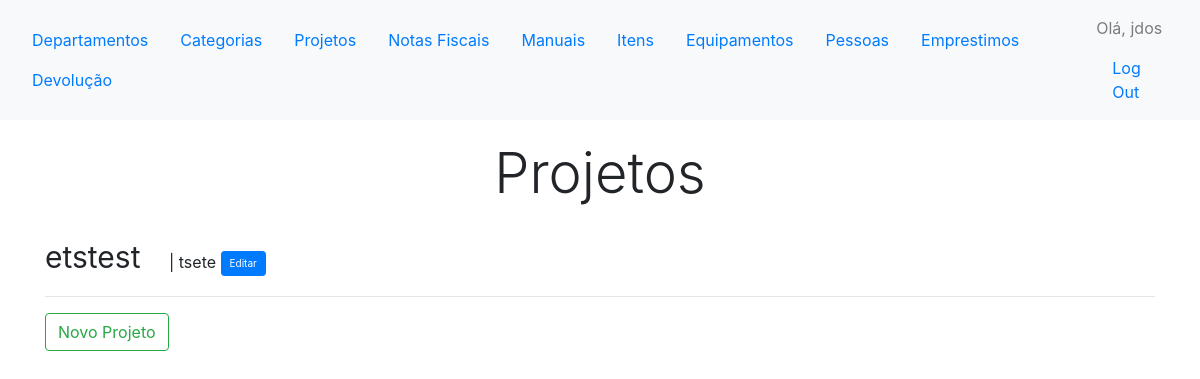
Before: /projetos/ (signed in) with the older database file.
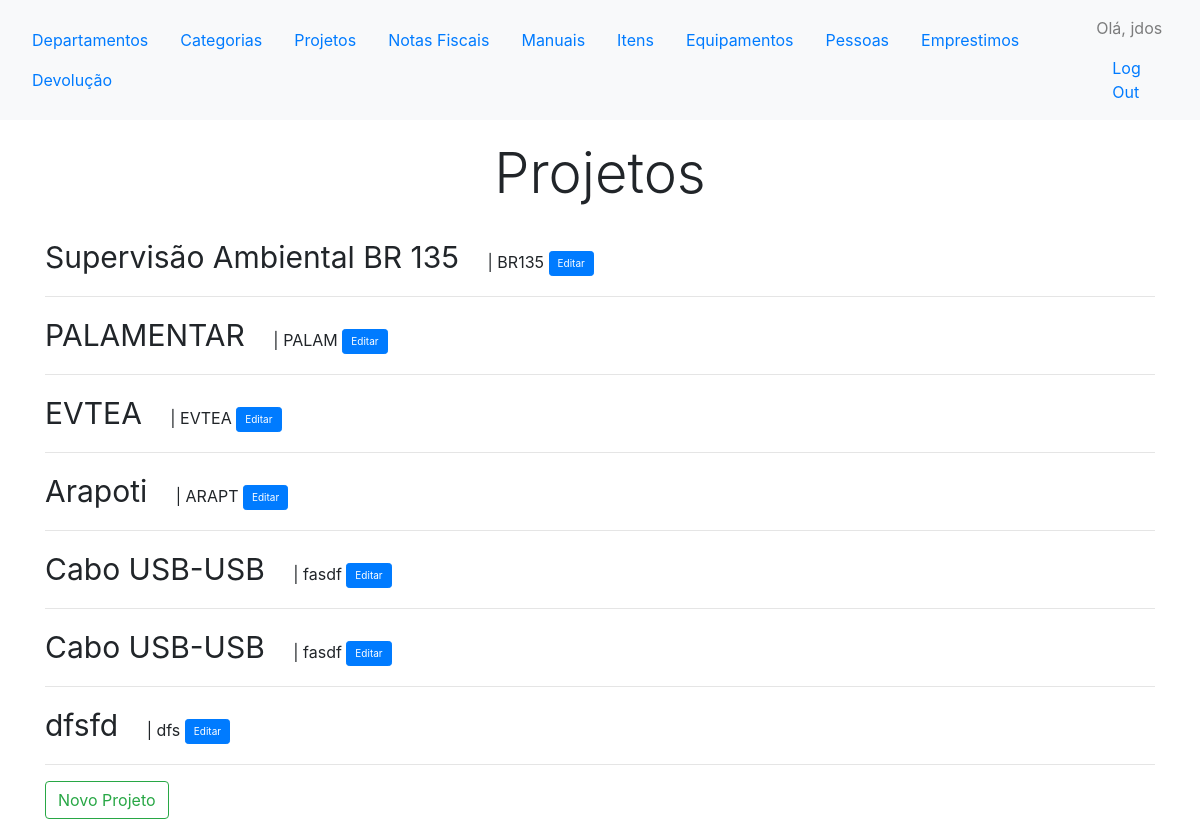
After: the same page with the newer database file.
### comuns/models.py (models this page shows, shortened)
class Projeto(models.Model):
    nome = models.CharField(max_length=30)
    acronimo = models.CharField(max_length=5)

### comuns/views.py (the view)
# urls.py: url(r'^projetos/$', views.projetos, name='projetos'),
@login_required
def projetos(request):
	projetos = Projeto.objects.all()
	context = {'projetos': projetos}
	return render(request, 'comuns/projeto/projetos.html', context)

### comuns/templates/comuns/projeto/projetos.html (shortened to what this page needs)
{% extends "controles/base.html" %}
{% load static %}
{% block header %}
<h1 class="display-4 text-center" style="padding: 20px;">Projetos</h1>
{% endblock header %}
{% block content %}
<ul class="list-unstyled">
	{% for projeto in projetos %}
	<li>
		<span style="font-size:30px; padding-right: 20px;"> {{ projeto.nome }} </span> | {{ projeto.acronimo }}
		<button type="button" class="btn btn-primary btn-sm" style="font-size:10px;" onclick="ajaxreturn('{% url 'comuns:editar_projeto' projeto.id %}')" data-toggle="modal" data-target="#Modal"> Editar</button>
	</li>
	<hr>
	{% empty %}
	<li> Não tem nenhum projeto cadastrado ainda. </li>
	{% endfor %}
</ul>
<button type="button" class="btn btn-outline-success"  onclick="ajaxreturn('{% url 'comuns:novo_projeto' %}')" data-toggle="modal" data-target="#Modal"> Novo Projeto </button>
{% endblock content %}

Changed rows visible on the page:
removed Projeto: nome "etstest", acronimo "tsete"
added Projeto: nome "Supervisão Ambiental BR 135", acronimo "BR135"
added Projeto: nome "PALAMENTAR", acronimo "PALAM"
added Projeto: nome "EVTEA", acronimo "EVTEA"
added Projeto: nome "Arapoti", acronimo "ARAPT"
added Projeto: nome "Cabo USB-USB", acronimo "fasdf"
added Projeto: nome "Cabo USB-USB", acronimo "fasdf"
added Projeto: nome "dfsfd", acronimo "dfs"
